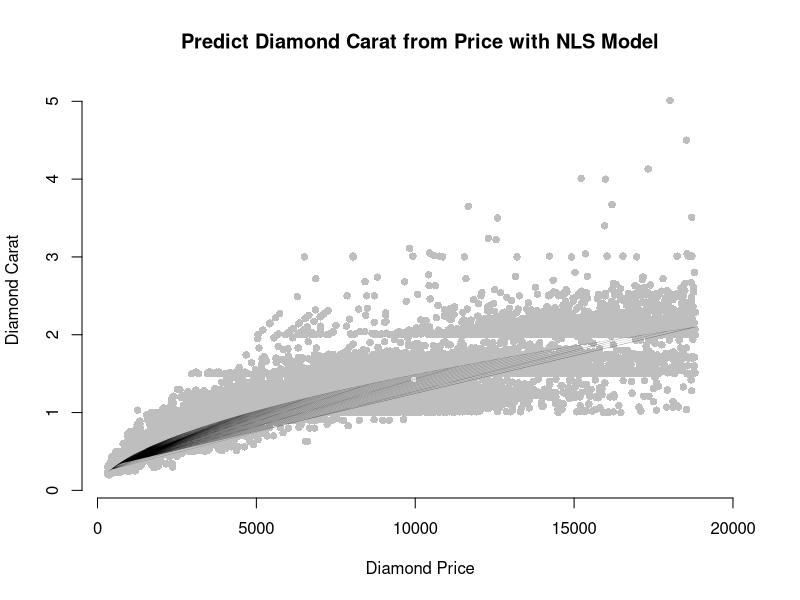

Reproduce this figure in R.
## ---- chunk 1
library(ggplot2)

model <- nls(carat ~ a*price^b, data = diamonds, start = list(a=1,b=1))

plot(diamonds$price, diamonds$carat, col = "grey",
     xlab = "Diamond Price", ylab = "Diamond Carat", bty = "n", pch = 16,
     xlim = c(300, 20000), ylim = c(0.1, 5.05),
     main = "Predict Diamond Carat from Price with NLS Model")

lines(diamonds$price, predict(model), type = "l", lwd = 0.1)
